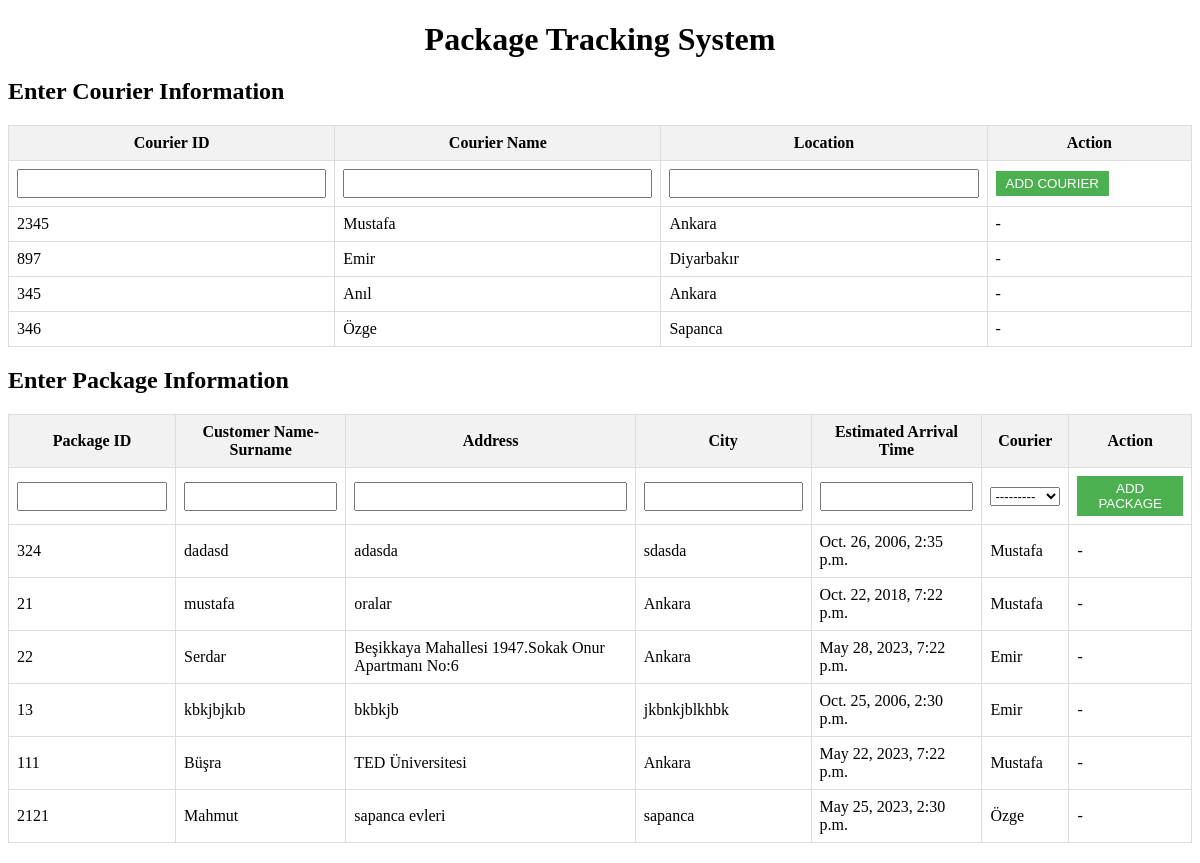
Before: /branch/ with the older database file.
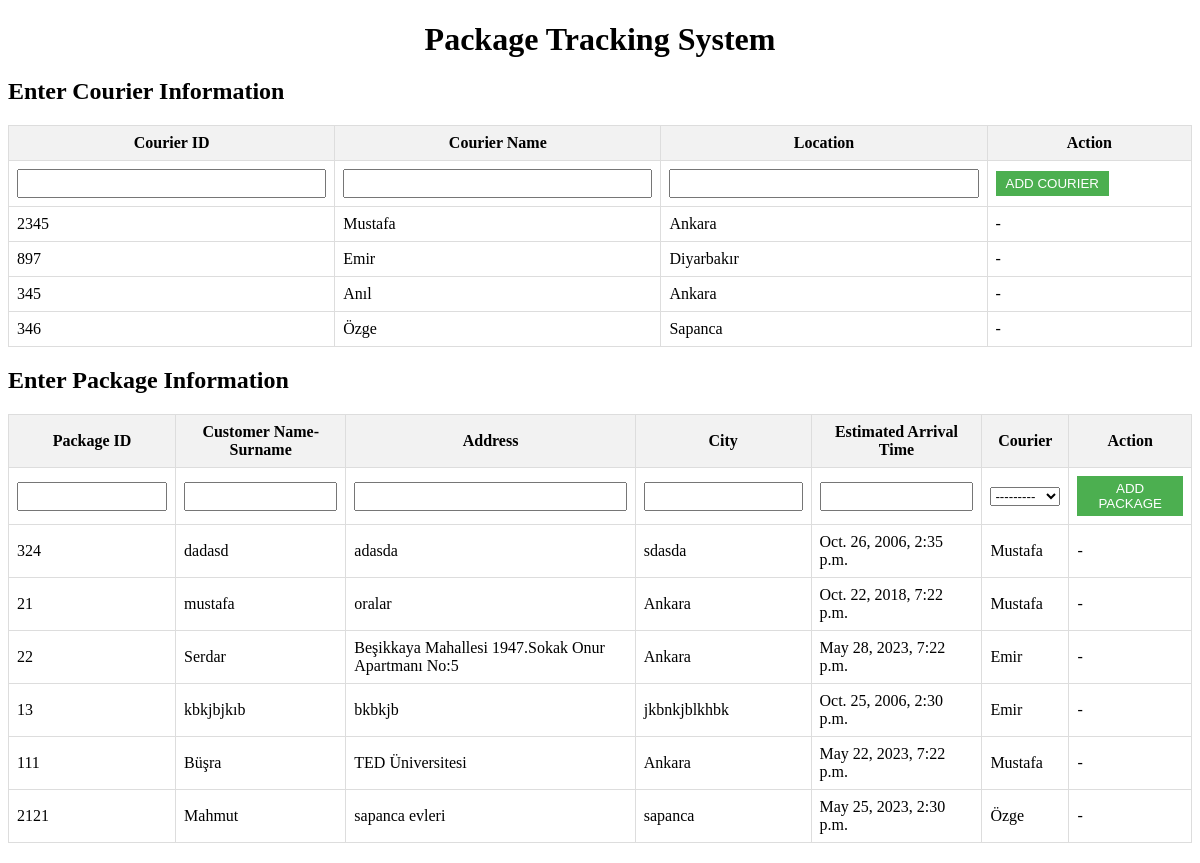
After: the same page with the newer database file.
### courier/models.py (models this page shows)
class Package(models.Model):
    package_id = models.CharField(primary_key=True, max_length=25)
    customer_name = models.CharField(max_length=100)
    address = models.CharField(max_length=200)
    city = models.CharField(max_length=100)
    estimated_arrival_time = models.DateTimeField()
    courier = models.ForeignKey(Courier, on_delete=models.CASCADE)

class Courier(models.Model):
    courier_id = models.CharField(primary_key=True, max_length=25)
    courier_name = models.CharField(max_length=100)
    location = models.CharField(max_length=100)
    def __str__(self):
        return '%s' % self.courier_name

### courier/views.py (the view, shortened to what this page needs)
# urls.py: path('branch/', views.branch, name='branch'),
def branch(request):
    form = PackageForm()
    form_courier = CourierForm()
    couriers = Courier.objects.all()
    packages = Package.objects.all()
    context = {
        'form': form,
        'form_courier': form_courier,
        'packages': packages,
        'couriers': couriers
    }
    return render(request, 'branch.html', context)

### courier/forms.py
class PackageForm(forms.ModelForm):
    class Meta:
        model = Package
        fields = '__all__'
        widgets = {
            'estimated_arrival_time': forms.DateTimeInput(attrs={'class': 'datetimepicker'}, format='%d/%m/%Y %I:%M:%S')
        }

class CourierForm(forms.ModelForm):
    class Meta:
        model = Courier
        fields = '__all__'

### courier/templates/branch.html (shortened to what this page needs)
<!DOCTYPE html>
<html>
<head>
</head>
<body>
    <h1 class="title">Package Tracking System</h1>
    <h2>Enter Courier Information</h2>
    <table>
        <tr>
            <th>Courier ID</th>
            <th>Courier Name</th>
            <th>Location</th>
            <th>Action</th>
        </tr>
        <tr>
            <form method="POST">
                <td>{{form_courier.courier_id}}</td>
                <td>{{form_courier.courier_name}}</td>
                <td>{{form_courier.location}}</td>
                <td>
                    <button name="add_courier" type="submit">ADD COURIER</button>
                </td>
            </form>
        </tr>
        {% for courier in couriers %}
            <tr>
                <td>{{ courier.courier_id }}</td>
                <td>{{ courier.courier_name }}</td>
                <td>{{ courier.location }}</td>
                <td> - </td>
            </tr>
        {% endfor %}
    </table>
    <h2>Enter Package Information</h2>
    <table>
        <tr>
            <th>Package ID</th>
            <th>Customer Name-Surname</th>
            <th>Address</th>
            <th>City</th>
            <th>Estimated Arrival Time</th>
            <th>Courier</th>
            <th>Action</th>
        </tr>
        <tr>
            <form method="POST">
                <td>{{ form.package_id }}</td>
                <td>{{ form.customer_name }}</td>
                <td>{{ form.address }}</td>
                <td>{{ form.city }}</td>
                <td>{{ form.estimated_arrival_time }}</td>
                <td>
                    {{ form.courier }}
                </td>
                <td>
                    <button name="add_package" type="submit">ADD PACKAGE</button>
                </td>
            </form>
        </tr>
        {% for package in packages %}
            <tr>
                <td>{{ package.package_id }}</td>
                <td>{{ package.customer_name }}</td>
                <td>{{ package.address }}</td>
                <td>{{ package.city }}</td>
                <td>{{ package.estimated_arrival_time }}</td>
                <td>
                    {{ package.courier }}
                </td>
                <td> - </td>
            </tr>
        {% endfor %}
    </table>
</body>
</html>

Changed rows visible on the page:
changed Package "Serdar": address "Beşikkaya Mahallesi 1947.Sokak Onur Apartmanı No:6" → "Beşikkaya Mahallesi 1947.Sokak Onur Apartmanı No:5"
